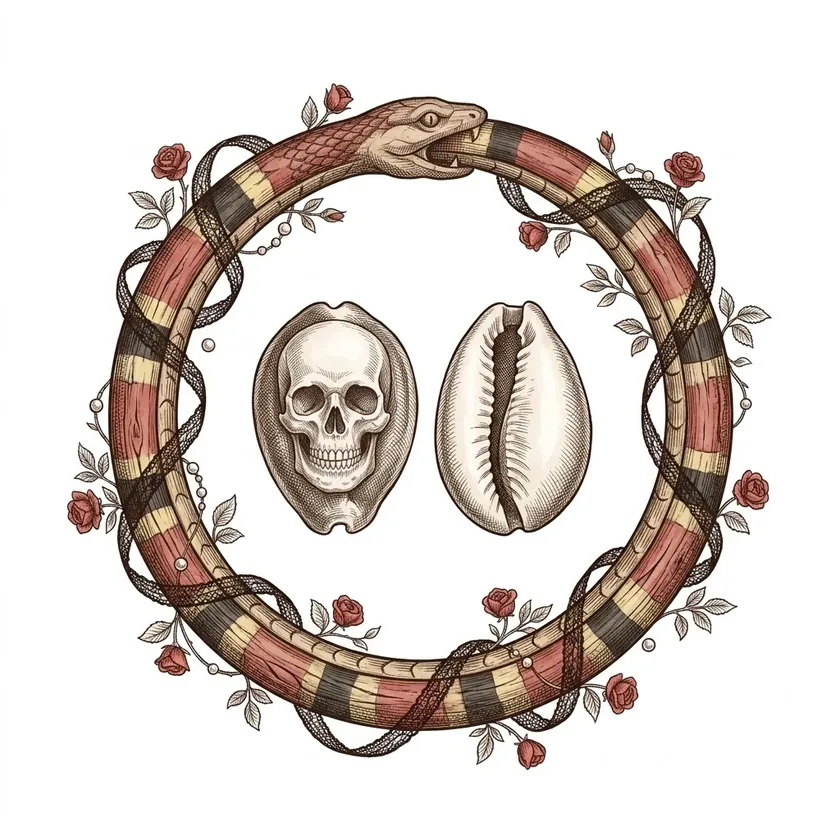
#> input picture grimorio-exu-ngombo/fonte/img_raw/emblema_gemini.webp, 840 x 840 px, shrunk from 1024 x 1024 before the run, found by its file name; its folder holds only this picture in this run
$ python process_img.py ../../fonte/img_raw/emblema_gemini.webp
#> lines starting #> are read from the running program, lines starting #| are printed output that depends on the picture
# Uso: python3 -I process_img.py nome1.png nome2.png ...  (lê img_raw/, grava img/ com papel transparente)
import sys
from PIL import Image
import numpy as np
for name in sys.argv[1:]:
    im=Image.open('img_raw/'+name).convert('RGB')
#> im is the input picture: PIL image 840x840 RGB; mean R, G, B 218.8, 210.8, 205.7
    a=np.asarray(im).astype(np.float32)/255
    lum=a.mean(-1); bright=a[lum>=np.percentile(lum,60)]
#> after `lum = a.mean(-1)`:
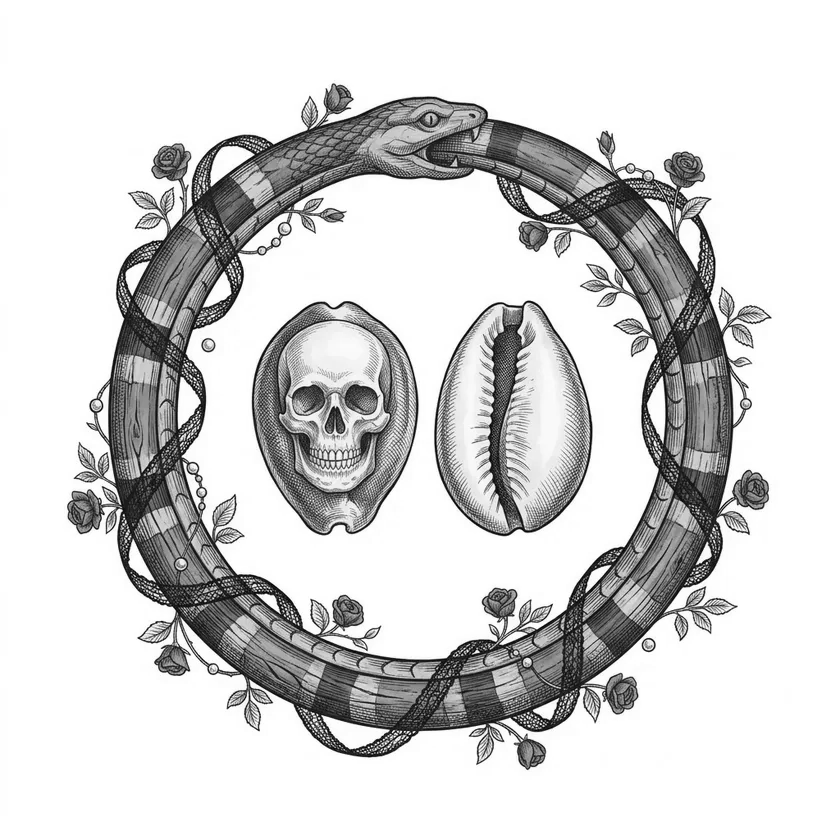
#> lum: shape (840, 840) float32; min 0, max 1, mean 0.83
    paper=np.percentile(bright,70,axis=0); a=np.clip(a/paper,0,1)
#> after `paper = np.percentile(bright, 70, axis=0)`: paper = [1, 1, 1]
    alpha=1-a.min(-1)
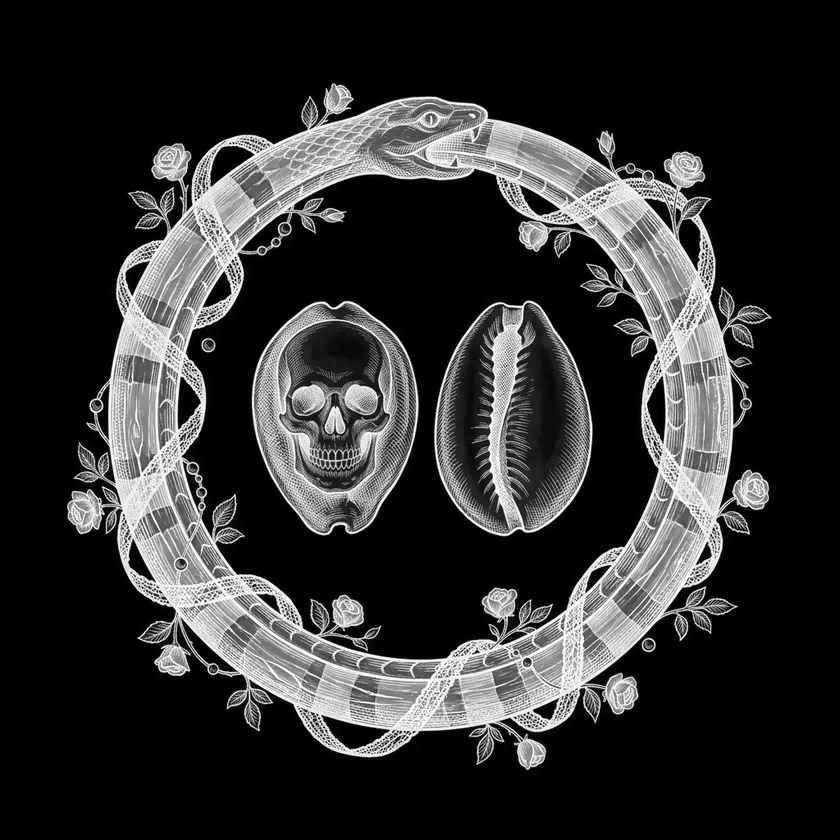
#> alpha: shape (840, 840) float64; min 0, max 1, mean 0.193
    hist,edges=np.histogram(alpha,bins=200,range=(0,1)); pk=hist.max(); j=np.argmax(hist)
#> after `hist, edges = np.histogram(alpha, bins=200, range=(0, 1))`: hist = 200 values, max 419358 at index 0, min 285 at index 42, mean 3528; edges = 201 values from 0 to 1
#> after `pk = hist.max()`: pk = 419358
#> after `j = np.argmax(hist)`: j = 0
    while j<len(hist)-1 and hist[j]>pk*0.015: j+=1
#> this loop made 4 passes
#> after the loop, j = 4
    floor=min(edges[j]+0.01,0.14)
#> floor = 0.03
    alpha=np.clip((alpha-floor)/(1-floor),0,1); al=alpha[...,None]
    rgb=np.clip(np.where(al>1e-4,(a-(1-al))/np.maximum(al,1e-4),0),0,1)
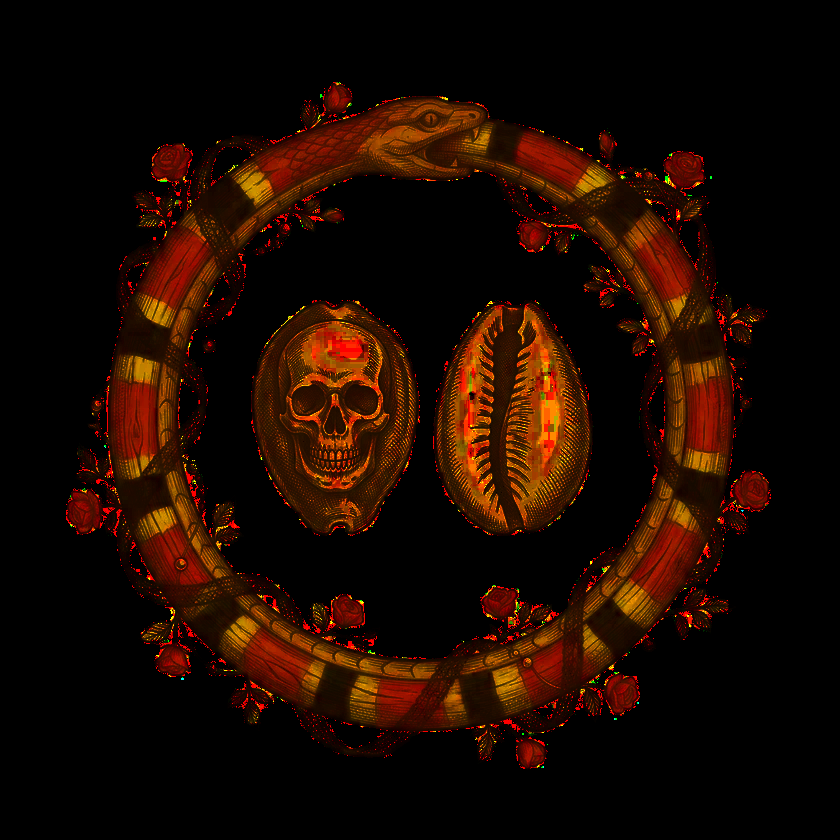
#> rgb: shape (840, 840, 3) float64; mean of channels 0, 1, 2 0.112, 0.0372, 2.99e-05; drawn as R, G, B
    Image.fromarray((np.dstack([rgb,alpha])*255).astype(np.uint8),'RGBA').save('img/'+name)
    print(name,'floor',round(float(floor),3))
#| ../../fonte/img_raw/emblema_gemini.webp floor 0.03
